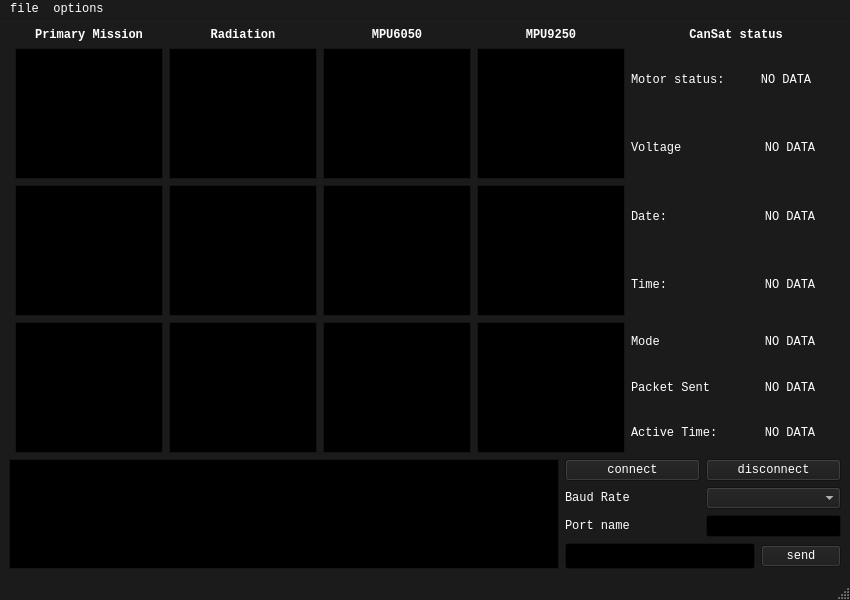
<?xml version="1.0" encoding="UTF-8"?>
<ui version="4.0">
 <class>MainWindow</class>
 <widget class="QMainWindow" name="MainWindow">
  <property name="geometry">
   <rect>
    <x>0</x>
    <y>0</y>
    <width>850</width>
    <height>600</height>
   </rect>
  </property>
  <property name="minimumSize">
   <size>
    <width>850</width>
    <height>600</height>
   </size>
  </property>
  <property name="palette">
   <palette>
    <active>
     <colorrole role="WindowText">
      <brush brushstyle="SolidPattern">
       <color alpha="255">
        <red>255</red>
        <green>255</green>
        <blue>255</blue>
       </color>
      </brush>
     </colorrole>
     <colorrole role="Button">
      <brush brushstyle="SolidPattern">
       <color alpha="255">
        <red>27</red>
        <green>27</green>
        <blue>27</blue>
       </color>
      </brush>
     </colorrole>
     <colorrole role="Light">
      <brush brushstyle="SolidPattern">
       <color alpha="255">
        <red>40</red>
        <green>40</green>
        <blue>40</blue>
       </color>
      </brush>
     </colorrole>
     <colorrole role="Midlight">
      <brush brushstyle="SolidPattern">
       <color alpha="255">
        <red>33</red>
        <green>33</green>
        <blue>33</blue>
       </color>
      </brush>
     </colorrole>
     <colorrole role="Dark">
      <brush brushstyle="SolidPattern">
       <color alpha="255">
        <red>13</red>
        <green>13</green>
        <blue>13</blue>
       </color>
      </brush>
     </colorrole>
     <colorrole role="Mid">
      <brush brushstyle="SolidPattern">
       <color alpha="255">
        <red>18</red>
        <green>18</green>
        <blue>18</blue>
       </color>
      </brush>
     </colorrole>
     <colorrole role="Text">
      <brush brushstyle="SolidPattern">
       <color alpha="255">
        <red>255</red>
        <green>255</green>
        <blue>255</blue>
       </color>
      </brush>
     </colorrole>
     <colorrole role="BrightText">
      <brush brushstyle="SolidPattern">
       <color alpha="255">
        <red>255</red>
        <green>255</green>
        <blue>255</blue>
       </color>
      </brush>
     </colorrole>
     <colorrole role="ButtonText">
      <brush brushstyle="SolidPattern">
       <color alpha="255">
        <red>255</red>
        <green>255</green>
        <blue>255</blue>
       </color>
      </brush>
     </colorrole>
     <colorrole role="Base">
      <brush brushstyle="SolidPattern">
       <color alpha="255">
        <red>0</red>
        <green>0</green>
        <blue>0</blue>
       </color>
      </brush>
     </colorrole>
     <colorrole role="Window">
      <brush brushstyle="SolidPattern">
       <color alpha="255">
        <red>27</red>
        <green>27</green>
        <blue>27</blue>
       </color>
      </brush>
     </colorrole>
     <colorrole role="Shadow">
      <brush brushstyle="SolidPattern">
       <color alpha="255">
        <red>0</red>
        <green>0</green>
        <blue>0</blue>
       </color>
      </brush>
     </colorrole>
     <colorrole role="Highlight">
      <brush brushstyle="SolidPattern">
       <color alpha="255">
        <red>85</red>
        <green>85</green>
        <blue>255</blue>
       </color>
      </brush>
     </colorrole>
     <colorrole role="Link">
      <brush brushstyle="SolidPattern">
       <color alpha="255">
        <red>0</red>
        <green>85</green>
        <blue>255</blue>
       </color>
      </brush>
     </colorrole>
     <colorrole role="LinkVisited">
      <brush brushstyle="SolidPattern">
       <color alpha="255">
        <red>0</red>
        <green>0</green>
        <blue>127</blue>
       </color>
      </brush>
     </colorrole>
     <colorrole role="AlternateBase">
      <brush brushstyle="SolidPattern">
       <color alpha="255">
        <red>13</red>
        <green>13</green>
        <blue>13</blue>
       </color>
      </brush>
     </colorrole>
     <colorrole role="ToolTipBase">
      <brush brushstyle="SolidPattern">
       <color alpha="255">
        <red>255</red>
        <green>255</green>
        <blue>220</blue>
       </color>
      </brush>
     </colorrole>
     <colorrole role="ToolTipText">
      <brush brushstyle="SolidPattern">
       <color alpha="255">
        <red>0</red>
        <green>0</green>
        <blue>0</blue>
       </color>
      </brush>
     </colorrole>
     <colorrole role="PlaceholderText">
      <brush brushstyle="SolidPattern">
       <color alpha="127">
        <red>255</red>
        <green>255</green>
        <blue>255</blue>
       </color>
      </brush>
     </colorrole>
     <colorrole role="Accent">
      <brush brushstyle="SolidPattern">
       <color alpha="255">
        <red>0</red>
        <green>0</green>
        <blue>0</blue>
       </color>
      </brush>
     </colorrole>
    </active>
    <inactive>
     <colorrole role="WindowText">
      <brush brushstyle="SolidPattern">
       <color alpha="255">
        <red>255</red>
        <green>255</green>
        <blue>255</blue>
       </color>
      </brush>
     </colorrole>
     <colorrole role="Button">
      <brush brushstyle="SolidPattern">
       <color alpha="255">
        <red>27</red>
        <green>27</green>
        <blue>27</blue>
       </color>
      </brush>
     </colorrole>
     <colorrole role="Light">
      <brush brushstyle="SolidPattern">
       <color alpha="255">
        <red>40</red>
        <green>40</green>
        <blue>40</blue>
       </color>
      </brush>
     </colorrole>
     <colorrole role="Midlight">
      <brush brushstyle="SolidPattern">
       <color alpha="255">
        <red>33</red>
        <green>33</green>
        <blue>33</blue>
       </color>
      </brush>
     </colorrole>
     <colorrole role="Dark">
      <brush brushstyle="SolidPattern">
       <color alpha="255">
        <red>13</red>
        <green>13</green>
        <blue>13</blue>
       </color>
      </brush>
     </colorrole>
     <colorrole role="Mid">
      <brush brushstyle="SolidPattern">
       <color alpha="255">
        <red>18</red>
        <green>18</green>
        <blue>18</blue>
       </color>
      </brush>
     </colorrole>
     <colorrole role="Text">
      <brush brushstyle="SolidPattern">
       <color alpha="255">
        <red>255</red>
        <green>255</green>
        <blue>255</blue>
       </color>
      </brush>
     </colorrole>
     <colorrole role="BrightText">
      <brush brushstyle="SolidPattern">
       <color alpha="255">
        <red>255</red>
        <green>255</green>
        <blue>255</blue>
       </color>
      </brush>
     </colorrole>
     <colorrole role="ButtonText">
      <brush brushstyle="SolidPattern">
       <color alpha="255">
        <red>255</red>
        <green>255</green>
        <blue>255</blue>
       </color>
      </brush>
     </colorrole>
     <colorrole role="Base">
      <brush brushstyle="SolidPattern">
       <color alpha="255">
        <red>0</red>
        <green>0</green>
        <blue>0</blue>
       </color>
      </brush>
     </colorrole>
     <colorrole role="Window">
      <brush brushstyle="SolidPattern">
       <color alpha="255">
        <red>27</red>
        <green>27</green>
        <blue>27</blue>
       </color>
      </brush>
     </colorrole>
     <colorrole role="Shadow">
      <brush brushstyle="SolidPattern">
       <color alpha="255">
        <red>0</red>
        <green>0</green>
        <blue>0</blue>
       </color>
      </brush>
     </colorrole>
     <colorrole role="Highlight">
      <brush brushstyle="SolidPattern">
       <color alpha="255">
        <red>85</red>
        <green>85</green>
        <blue>255</blue>
       </color>
      </brush>
     </colorrole>
     <colorrole role="Link">
      <brush brushstyle="SolidPattern">
       <color alpha="255">
        <red>0</red>
        <green>85</green>
        <blue>255</blue>
       </color>
      </brush>
     </colorrole>
     <colorrole role="LinkVisited">
      <brush brushstyle="SolidPattern">
       <color alpha="255">
        <red>0</red>
        <green>0</green>
        <blue>127</blue>
       </color>
      </brush>
     </colorrole>
     <colorrole role="AlternateBase">
      <brush brushstyle="SolidPattern">
       <color alpha="255">
        <red>13</red>
        <green>13</green>
        <blue>13</blue>
       </color>
      </brush>
     </colorrole>
     <colorrole role="ToolTipBase">
      <brush brushstyle="SolidPattern">
       <color alpha="255">
        <red>255</red>
        <green>255</green>
        <blue>220</blue>
       </color>
      </brush>
     </colorrole>
     <colorrole role="ToolTipText">
      <brush brushstyle="SolidPattern">
       <color alpha="255">
        <red>0</red>
        <green>0</green>
        <blue>0</blue>
       </color>
      </brush>
     </colorrole>
     <colorrole role="PlaceholderText">
      <brush brushstyle="SolidPattern">
       <color alpha="127">
        <red>255</red>
        <green>255</green>
        <blue>255</blue>
       </color>
      </brush>
     </colorrole>
     <colorrole role="Accent">
      <brush brushstyle="SolidPattern">
       <color alpha="255">
        <red>0</red>
        <green>0</green>
        <blue>0</blue>
       </color>
      </brush>
     </colorrole>
    </inactive>
    <disabled>
     <colorrole role="WindowText">
      <brush brushstyle="SolidPattern">
       <color alpha="255">
        <red>13</red>
        <green>13</green>
        <blue>13</blue>
       </color>
      </brush>
     </colorrole>
     <colorrole role="Button">
      <brush brushstyle="SolidPattern">
       <color alpha="255">
        <red>27</red>
        <green>27</green>
        <blue>27</blue>
       </color>
      </brush>
     </colorrole>
     <colorrole role="Light">
      <brush brushstyle="SolidPattern">
       <color alpha="255">
        <red>40</red>
        <green>40</green>
        <blue>40</blue>
       </color>
      </brush>
     </colorrole>
     <colorrole role="Midlight">
      <brush brushstyle="SolidPattern">
       <color alpha="255">
        <red>33</red>
        <green>33</green>
        <blue>33</blue>
       </color>
      </brush>
     </colorrole>
     <colorrole role="Dark">
      <brush brushstyle="SolidPattern">
       <color alpha="255">
        <red>13</red>
        <green>13</green>
        <blue>13</blue>
       </color>
      </brush>
     </colorrole>
     <colorrole role="Mid">
      <brush brushstyle="SolidPattern">
       <color alpha="255">
        <red>18</red>
        <green>18</green>
        <blue>18</blue>
       </color>
      </brush>
     </colorrole>
     <colorrole role="Text">
      <brush brushstyle="SolidPattern">
       <color alpha="255">
        <red>13</red>
        <green>13</green>
        <blue>13</blue>
       </color>
      </brush>
     </colorrole>
     <colorrole role="BrightText">
      <brush brushstyle="SolidPattern">
       <color alpha="255">
        <red>255</red>
        <green>255</green>
        <blue>255</blue>
       </color>
      </brush>
     </colorrole>
     <colorrole role="ButtonText">
      <brush brushstyle="SolidPattern">
       <color alpha="255">
        <red>13</red>
        <green>13</green>
        <blue>13</blue>
       </color>
      </brush>
     </colorrole>
     <colorrole role="Base">
      <brush brushstyle="SolidPattern">
       <color alpha="255">
        <red>27</red>
        <green>27</green>
        <blue>27</blue>
       </color>
      </brush>
     </colorrole>
     <colorrole role="Window">
      <brush brushstyle="SolidPattern">
       <color alpha="255">
        <red>27</red>
        <green>27</green>
        <blue>27</blue>
       </color>
      </brush>
     </colorrole>
     <colorrole role="Shadow">
      <brush brushstyle="SolidPattern">
       <color alpha="255">
        <red>0</red>
        <green>0</green>
        <blue>0</blue>
       </color>
      </brush>
     </colorrole>
     <colorrole role="Highlight">
      <brush brushstyle="SolidPattern">
       <color alpha="255">
        <red>113</red>
        <green>88</green>
        <blue>255</blue>
       </color>
      </brush>
     </colorrole>
     <colorrole role="HighlightedText">
      <brush brushstyle="SolidPattern">
       <color alpha="255">
        <red>144</red>
        <green>144</green>
        <blue>144</blue>
       </color>
      </brush>
     </colorrole>
     <colorrole role="Link">
      <brush brushstyle="SolidPattern">
       <color alpha="255">
        <red>0</red>
        <green>85</green>
        <blue>255</blue>
       </color>
      </brush>
     </colorrole>
     <colorrole role="LinkVisited">
      <brush brushstyle="SolidPattern">
       <color alpha="255">
        <red>0</red>
        <green>0</green>
        <blue>127</blue>
       </color>
      </brush>
     </colorrole>
     <colorrole role="AlternateBase">
      <brush brushstyle="SolidPattern">
       <color alpha="255">
        <red>27</red>
        <green>27</green>
        <blue>27</blue>
       </color>
      </brush>
     </colorrole>
     <colorrole role="ToolTipBase">
      <brush brushstyle="SolidPattern">
       <color alpha="255">
        <red>255</red>
        <green>255</green>
        <blue>220</blue>
       </color>
      </brush>
     </colorrole>
     <colorrole role="ToolTipText">
      <brush brushstyle="SolidPattern">
       <color alpha="255">
        <red>0</red>
        <green>0</green>
        <blue>0</blue>
       </color>
      </brush>
     </colorrole>
     <colorrole role="PlaceholderText">
      <brush brushstyle="SolidPattern">
       <color alpha="127">
        <red>13</red>
        <green>13</green>
        <blue>13</blue>
       </color>
      </brush>
     </colorrole>
     <colorrole role="Accent">
      <brush brushstyle="SolidPattern">
       <color alpha="255">
        <red>19</red>
        <green>19</green>
        <blue>19</blue>
       </color>
      </brush>
     </colorrole>
    </disabled>
   </palette>
  </property>
  <property name="font">
   <font>
    <family>Monospace</family>
   </font>
  </property>
  <property name="windowTitle">
   <string>Skychaser ground station</string>
  </property>
  <property name="windowIcon">
   <iconset resource="logo.qrc">
    <normaloff>:/logo.png</normaloff>:/logo.png</iconset>
  </property>
  <property name="autoFillBackground">
   <bool>true</bool>
  </property>
  <widget class="QWidget" name="centralwidget">
   <property name="minimumSize">
    <size>
     <width>760</width>
     <height>555</height>
    </size>
   </property>
   <property name="maximumSize">
    <size>
     <width>16777215</width>
     <height>16777215</height>
    </size>
   </property>
   <layout class="QGridLayout" name="gridLayout_2">
    <item row="0" column="1">
     <layout class="QGridLayout" name="gridLayout">
      <item row="0" column="0">
       <widget class="QLabel" name="label_4">
        <property name="font">
         <font>
          <family>Monospace</family>
          <bold>true</bold>
         </font>
        </property>
        <property name="text">
         <string>Primary Mission</string>
        </property>
        <property name="alignment">
         <set>Qt::AlignmentFlag::AlignCenter</set>
        </property>
       </widget>
      </item>
      <item row="5" column="5">
       <layout class="QVBoxLayout" name="verticalLayout_2">
        <item>
         <layout class="QHBoxLayout" name="horizontalLayout_3">
          <item>
           <widget class="QLabel" name="label_date">
            <property name="text">
             <string>Date:</string>
            </property>
           </widget>
          </item>
          <item>
           <widget class="QLabel" name="label_date_data">
            <property name="text">
             <string>NO DATA</string>
            </property>
            <property name="alignment">
             <set>Qt::AlignmentFlag::AlignCenter</set>
            </property>
           </widget>
          </item>
         </layout>
        </item>
        <item>
         <layout class="QHBoxLayout" name="horizontalLayout_4">
          <item>
           <widget class="QLabel" name="label_time">
            <property name="text">
             <string>Time:</string>
            </property>
           </widget>
          </item>
          <item>
           <widget class="QLabel" name="label_time_data">
            <property name="text">
             <string>NO DATA</string>
            </property>
            <property name="alignment">
             <set>Qt::AlignmentFlag::AlignCenter</set>
            </property>
           </widget>
          </item>
         </layout>
        </item>
       </layout>
      </item>
      <item row="0" column="1">
       <widget class="QLabel" name="label_3">
        <property name="font">
         <font>
          <family>Monospace</family>
          <bold>true</bold>
         </font>
        </property>
        <property name="text">
         <string>Radiation</string>
        </property>
        <property name="alignment">
         <set>Qt::AlignmentFlag::AlignCenter</set>
        </property>
       </widget>
      </item>
      <item row="7" column="5">
       <layout class="QGridLayout" name="gridLayout_5">
        <item row="0" column="0">
         <layout class="QVBoxLayout" name="verticalLayout_3">
          <item>
           <layout class="QHBoxLayout" name="horizontalLayout_6">
            <item>
             <widget class="QLabel" name="label_mode">
              <property name="text">
               <string>Mode</string>
              </property>
             </widget>
            </item>
            <item>
             <widget class="QLabel" name="label_mode_data">
              <property name="text">
               <string>NO DATA</string>
              </property>
              <property name="alignment">
               <set>Qt::AlignmentFlag::AlignCenter</set>
              </property>
             </widget>
            </item>
           </layout>
          </item>
          <item>
           <layout class="QHBoxLayout" name="horizontalLayout_2">
            <item>
             <widget class="QLabel" name="label_8">
              <property name="text">
               <string>Packet Sent</string>
              </property>
             </widget>
            </item>
            <item>
             <widget class="QLabel" name="label_packet_sent_data">
              <property name="text">
               <string>NO DATA</string>
              </property>
              <property name="alignment">
               <set>Qt::AlignmentFlag::AlignCenter</set>
              </property>
             </widget>
            </item>
           </layout>
          </item>
          <item>
           <layout class="QHBoxLayout" name="horizontalLayout_5">
            <item>
             <widget class="QLabel" name="label_active_time">
              <property name="text">
               <string>Active Time:</string>
              </property>
             </widget>
            </item>
            <item>
             <widget class="QLabel" name="label_active_time_data">
              <property name="text">
               <string>NO DATA</string>
              </property>
              <property name="alignment">
               <set>Qt::AlignmentFlag::AlignCenter</set>
              </property>
             </widget>
            </item>
           </layout>
          </item>
         </layout>
        </item>
       </layout>
      </item>
      <item row="5" column="0">
       <widget class="QChartView" name="pressure_chart"/>
      </item>
      <item row="5" column="1">
       <widget class="QChartView" name="dynamicRadiation_chart"/>
      </item>
      <item row="7" column="1">
       <widget class="QChartView" name="impulses_chart"/>
      </item>
      <item row="7" column="0">
       <widget class="QChartView" name="humidity_chart"/>
      </item>
      <item row="0" column="5">
       <widget class="QLabel" name="label_5">
        <property name="font">
         <font>
          <family>Monospace</family>
          <bold>true</bold>
         </font>
        </property>
        <property name="text">
         <string>CanSat status</string>
        </property>
        <property name="alignment">
         <set>Qt::AlignmentFlag::AlignCenter</set>
        </property>
       </widget>
      </item>
      <item row="2" column="3">
       <widget class="QChartView" name="gyroscope_chart"/>
      </item>
      <item row="5" column="4">
       <widget class="QChartView" name="angle_chart_2"/>
      </item>
      <item row="7" column="4">
       <widget class="QChartView" name="acceleration_chart_2"/>
      </item>
      <item row="0" column="4">
       <widget class="QLabel" name="label_2">
        <property name="font">
         <font>
          <family>Monospace</family>
          <bold>true</bold>
         </font>
        </property>
        <property name="text">
         <string>MPU9250</string>
        </property>
        <property name="alignment">
         <set>Qt::AlignmentFlag::AlignCenter</set>
        </property>
       </widget>
      </item>
      <item row="2" column="0">
       <widget class="QChartView" name="temperature_chart"/>
      </item>
      <item row="2" column="4">
       <widget class="QChartView" name="gyroscope_chart_2"/>
      </item>
      <item row="2" column="1">
       <widget class="QChartView" name="staticRadiation_chart"/>
      </item>
      <item row="5" column="3">
       <widget class="QChartView" name="angle_chart"/>
      </item>
      <item row="2" column="5">
       <layout class="QVBoxLayout" name="verticalLayout">
        <item>
         <layout class="QHBoxLayout" name="horizontalLayout">
          <item>
           <widget class="QLabel" name="label_motor_status">
            <property name="text">
             <string>Motor status:</string>
            </property>
           </widget>
          </item>
          <item>
           <widget class="QLabel" name="label_motor_status_data">
            <property name="minimumSize">
             <size>
              <width>110</width>
              <height>0</height>
             </size>
            </property>
            <property name="text">
             <string>NO DATA</string>
            </property>
            <property name="alignment">
             <set>Qt::AlignmentFlag::AlignCenter</set>
            </property>
           </widget>
          </item>
         </layout>
        </item>
        <item>
         <layout class="QHBoxLayout" name="horizontalLayout_7">
          <item>
           <widget class="QLabel" name="label_voltage">
            <property name="text">
             <string>Voltage</string>
            </property>
           </widget>
          </item>
          <item>
           <widget class="QLabel" name="label_voltage_data">
            <property name="text">
             <string>NO DATA</string>
            </property>
            <property name="alignment">
             <set>Qt::AlignmentFlag::AlignCenter</set>
            </property>
           </widget>
          </item>
         </layout>
        </item>
       </layout>
      </item>
      <item row="0" column="3">
       <widget class="QLabel" name="label">
        <property name="font">
         <font>
          <family>Monospace</family>
          <bold>true</bold>
         </font>
        </property>
        <property name="text">
         <string>MPU6050</string>
        </property>
        <property name="alignment">
         <set>Qt::AlignmentFlag::AlignCenter</set>
        </property>
       </widget>
      </item>
      <item row="7" column="3">
       <widget class="QChartView" name="acceleration_chart"/>
      </item>
     </layout>
    </item>
    <item row="2" column="0" colspan="2">
     <layout class="QHBoxLayout" name="horizontalLayout_SerialArea">
      <item>
       <widget class="QTextBrowser" name="console">
        <property name="sizePolicy">
         <sizepolicy hsizetype="Expanding" vsizetype="Expanding">
          <horstretch>0</horstretch>
          <verstretch>0</verstretch>
         </sizepolicy>
        </property>
        <property name="maximumSize">
         <size>
          <width>16777215</width>
          <height>150</height>
         </size>
        </property>
        <property name="textInteractionFlags">
         <set>Qt::TextInteractionFlag::NoTextInteraction</set>
        </property>
       </widget>
      </item>
      <item>
       <layout class="QVBoxLayout" name="verticalLayout_Parameter">
        <item>
         <layout class="QHBoxLayout" name="horizontalLayout_ConnectDisconnect">
          <item>
           <widget class="QPushButton" name="buttonConnect">
            <property name="text">
             <string>connect</string>
            </property>
           </widget>
          </item>
          <item>
           <widget class="QPushButton" name="buttonDisconnect">
            <property name="text">
             <string>disconnect</string>
            </property>
           </widget>
          </item>
         </layout>
        </item>
        <item>
         <layout class="QHBoxLayout" name="horizontalLayout_BaudRate">
          <item>
           <widget class="QLabel" name="labelBaudRate">
            <property name="text">
             <string>Baud Rate</string>
            </property>
           </widget>
          </item>
          <item>
           <widget class="QComboBox" name="setBaudRate"/>
          </item>
         </layout>
        </item>
        <item>
         <layout class="QHBoxLayout" name="horizontalLayout_PortName">
          <item>
           <widget class="QLabel" name="labelPortName">
            <property name="text">
             <string>Port name</string>
            </property>
           </widget>
          </item>
          <item>
           <widget class="QLineEdit" name="setPortName">
            <property name="sizePolicy">
             <sizepolicy hsizetype="Minimum" vsizetype="Fixed">
              <horstretch>0</horstretch>
              <verstretch>0</verstretch>
             </sizepolicy>
            </property>
           </widget>
          </item>
         </layout>
        </item>
        <item>
         <layout class="QHBoxLayout" name="horizontalLayout_8">
          <item>
           <widget class="QLineEdit" name="lineEdit_send">
            <property name="sizePolicy">
             <sizepolicy hsizetype="Fixed" vsizetype="Fixed">
              <horstretch>0</horstretch>
              <verstretch>0</verstretch>
             </sizepolicy>
            </property>
            <property name="minimumSize">
             <size>
              <width>190</width>
              <height>26</height>
             </size>
            </property>
           </widget>
          </item>
          <item>
           <widget class="QPushButton" name="pushButton_send">
            <property name="text">
             <string>send</string>
            </property>
           </widget>
          </item>
         </layout>
        </item>
       </layout>
      </item>
     </layout>
    </item>
   </layout>
  </widget>
  <widget class="QMenuBar" name="menubar">
   <property name="geometry">
    <rect>
     <x>0</x>
     <y>0</y>
     <width>850</width>
     <height>23</height>
    </rect>
   </property>
   <widget class="QMenu" name="menuoptions">
    <property name="title">
     <string>options</string>
    </property>
    <addaction name="actionEnable_Disable_autoScroll"/>
    <addaction name="actionClear_charts"/>
   </widget>
   <widget class="QMenu" name="menufile">
    <property name="title">
     <string>file</string>
    </property>
    <addaction name="actionEnable_backup"/>
   </widget>
   <addaction name="menufile"/>
   <addaction name="menuoptions"/>
  </widget>
  <widget class="QStatusBar" name="statusbar"/>
  <action name="actionEnable_Disable_autoScroll">
   <property name="checkable">
    <bool>true</bool>
   </property>
   <property name="checked">
    <bool>true</bool>
   </property>
   <property name="text">
    <string>Enable/Disable auto scroll</string>
   </property>
  </action>
  <action name="actionEnable_backup">
   <property name="checkable">
    <bool>true</bool>
   </property>
   <property name="checked">
    <bool>true</bool>
   </property>
   <property name="text">
    <string>Enable backup</string>
   </property>
  </action>
  <action name="actionClear_charts">
   <property name="text">
    <string>Clear charts</string>
   </property>
  </action>
 </widget>
 <customwidgets>
  <customwidget>
   <class>QChartView</class>
   <extends>QGraphicsView</extends>
   <header>qtcharts.h</header>
  </customwidget>
 </customwidgets>
 <resources>
  <include location="logo.qrc"/>
 </resources>
 <connections/>
</ui>
